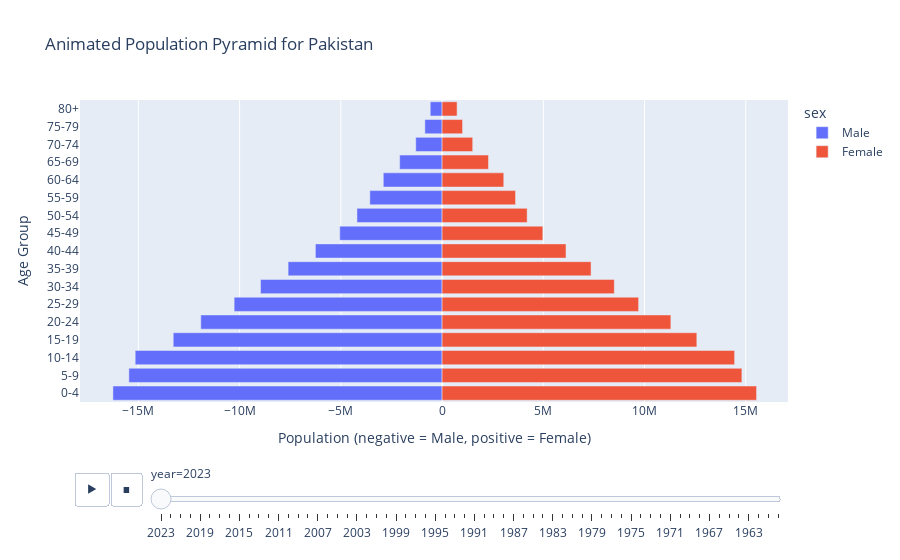

Here is the notebook cell this chart was saved with:
### Code cell
fig = animated_population_pyramid_wide(SA_pyramiddf, country="Pakistan", animate_by='year')
fig.show()

### Figure 1 — Plotly figure (JSON) as saved in the notebook; plotly's stock layout.template omitted (floating-point values rounded to 4 significant figures)
{"data": [{"alignmentgroup": "True", "hovertemplate": "sex=Male<br>year=2023<br>population=%{x}<br>age_group=%{y}<extra></extra>", "legendgroup": "Male", "marker": {"color": "#636efa", "pattern": {"shape": ""}}, "name": "Male", "offsetgroup": "Male", "orientation": "h", "showlegend": true, "textposition": "auto", "type": "bar", "x": [-16257247, -15468716, -15157142, -13278663, -11916715, -10270086, -8964742, -7604308, -6256806, -5053256, -4204182, -3567569, -2903480, -2094500, -1300572, -849637, -583624], "xaxis": "x", "y": ["0-4", "5-9", "10-14", "15-19", "20-24", "25-29", "30-34", "35-39", "40-44", "45-49", "50-54", "55-59", "60-64", "65-69", "70-74", "75-79", "80+"], "yaxis": "y"}, {"alignmentgroup": "True", "hovertemplate": "sex=Female<br>year=2023<br>population=%{x}<br>age_group=%{y}<extra></extra>", "legendgroup": "Female", "marker": {"color": "#EF553B", "pattern": {"shape": ""}}, "name": "Female", "offsetgroup": "Female", "orientation": "h", "showlegend": true, "textposition": "auto", "type": "bar", "x": [15532166, 14807969, 14447627, 12582452, 11299772, 9706986, 8506781, 7357927, 6120022, 4976816, 4202041, 3628493, 3046567, 2293654, 1511994, 1011374, 740603], "xaxis": "x", "y": ["0-4", "5-9", "10-14", "15-19", "20-24", "25-29", "30-34", "35-39", "40-44", "45-49", "50-54", "55-59", "60-64", "65-69", "70-74", "75-79", "80+"], "yaxis": "y"}], "layout": {"barmode": "relative", "legend": {"title": {"text": "sex"}, "tracegroupgap": 0}, "sliders": [{"active": 0, "currentvalue": {"prefix": "year="}, "len": 0.9, "pad": {"b": 10, "t": 60}, "steps": [{"args": [["2023"], {"frame": {"duration": 0, "redraw": true}, "fromcurrent": true, "mode": "immediate", "transition": {"duration": 0, "easing": "linear"}}], "label": "2023", "method": "animate"}, {"args": [["2022"], {"frame": {"duration": 0, "redraw": true}, "fromcurrent": true, "mode": "immediate", "transition": {"duration": 0, "easing": "linear"}}], "label": "2022", "method": "animate"}, {"args": [["2021"], {"frame": {"duration": 0, "redraw": true}, "fromcurrent": true, "mode": "immediate", "transition": {"duration": 0, "easing": "linear"}}], "label": "2021", "method": "animate"}, {"args": [["2020"], {"frame": {"duration": 0, "redraw": true}, "fromcurrent": true, "mode": "immediate", "transition": {"duration": 0, "easing": "linear"}}], "label": "2020", "method": "animate"}, {"args": [["2019"], {"frame": {"duration": 0, "redraw": true}, "fromcurrent": true, "mode": "immediate", "transition": {"duration": 0, "easing": "linear"}}], "label": "2019", "method": "animate"}, {"args": [["2018"], {"frame": {"duration": 0, "redraw": true}, "fromcurrent": true, "mode": "immediate", "transition": {"duration": 0, "easing": "linear"}}], "label": "2018", "method": "animate"}, {"args": [["2017"], {"frame": {"duration": 0, "redraw": true}, "fromcurrent": true, "mode": "immediate", "transition": {"duration": 0, "easing": "linear"}}], "label": "2017", "method": "animate"}, {"args": [["2016"], {"frame": {"duration": 0, "redraw": true}, "fromcurrent": true, "mode": "immediate", "transition": {"duration": 0, "easing": "linear"}}], "label": "2016", "method": "animate"}, {"args": [["2015"], {"frame": {"duration": 0, "redraw": true}, "fromcurrent": true, "mode": "immediate", "transition": {"duration": 0, "easing": "linear"}}], "label": "2015", "method": "animate"}, {"args": [["2014"], {"frame": {"duration": 0, "redraw": true}, "fromcurrent": true, "mode": "immediate", "transition": {"duration": 0, "easing": "linear"}}], "label": "2014", "method": "animate"}, {"args": [["2013"], {"frame": {"duration": 0, "redraw": true}, "fromcurrent": true, "mode": "immediate", "transition": {"duration": 0, "easing": "linear"}}], "label": "2013", "method": "animate"}, {"args": [["2012"], {"frame": {"duration": 0, "redraw": true}, "fromcurrent": true, "mode": "immediate", "transition": {"duration": 0, "easing": "linear"}}], "label": "2012", "method": "animate"}, {"args": [["2011"], {"frame": {"duration": 0, "redraw": true}, "fromcurrent": true, "mode": "immediate", "transition": {"duration": 0, "easing": "linear"}}], "label": "2011", "method": "animate"}, {"args": [["2010"], {"frame": {"duration": 0, "redraw": true}, "fromcurrent": true, "mode": "immediate", "transition": {"duration": 0, "easing": "linear"}}], "label": "2010", "method": "animate"}, {"args": [["2009"], {"frame": {"duration": 0, "redraw": true}, "fromcurrent": true, "mode": "immediate", "transition": {"duration": 0, "easing": "linear"}}], "label": "2009", "method": "animate"}, {"args": [["2008"], {"frame": {"duration": 0, "redraw": true}, "fromcurrent": true, "mode": "immediate", "transition": {"duration": 0, "easing": "linear"}}], "label": "2008", "method": "animate"}, {"args": [["2007"], {"frame": {"duration": 0, "redraw": true}, "fromcurrent": true, "mode": "immediate", "transition": {"duration": 0, "easing": "linear"}}], "label": "2007", "method": "animate"}, {"args": [["2006"], {"frame": {"duration": 0, "redraw": true}, "fromcurrent": true, "mode": "immediate", "transition": {"duration": 0, "easing": "linear"}}], "label": "2006", "method": "animate"}, {"args": [["2005"], {"frame": {"duration": 0, "redraw": true}, "fromcurrent": true, "mode": "immediate", "transition": {"duration": 0, "easing": "linear"}}], "label": "2005", "method": "animate"}, {"args": [["2004"], {"frame": {"duration": 0, "redraw": true}, "fromcurrent": true, "mode": "immediate", "transition": {"duration": 0, "easing": "linear"}}], "label": "2004", "method": "animate"}, {"args": [["2003"], {"frame": {"duration": 0, "redraw": true}, "fromcurrent": true, "mode": "immediate", "transition": {"duration": 0, "easing": "linear"}}], "label": "2003", "method": "animate"}, {"args": [["2002"], {"frame": {"duration": 0, "redraw": true}, "fromcurrent": true, "mode": "immediate", "transition": {"duration": 0, "easing": "linear"}}], "label": "2002", "method": "animate"}, {"args": [["2001"], {"frame": {"duration": 0, "redraw": true}, "fromcurrent": true, "mode": "immediate", "transition": {"duration": 0, "easing": "linear"}}], "label": "2001", "method": "animate"}, {"args": [["2000"], {"frame": {"duration": 0, "redraw": true}, "fromcurrent": true, "mode": "immediate", "transition": {"duration": 0, "easing": "linear"}}], "label": "2000", "method": "animate"}, {"args": [["1999"], {"frame": {"duration": 0, "redraw": true}, "fromcurrent": true, "mode": "immediate", "transition": {"duration": 0, "easing": "linear"}}], "label": "1999", "method": "animate"}, {"args": [["1998"], {"frame": {"duration": 0, "redraw": true}, "fromcurrent": true, "mode": "immediate", "transition": {"duration": 0, "easing": "linear"}}], "label": "1998", "method": "animate"}, {"args": [["1997"], {"frame": {"duration": 0, "redraw": true}, "fromcurrent": true, "mode": "immediate", "transition": {"duration": 0, "easing": "linear"}}], "label": "1997", "method": "animate"}, {"args": [["1996"], {"frame": {"duration": 0, "redraw": true}, "fromcurrent": true, "mode": "immediate", "transition": {"duration": 0, "easing": "linear"}}], "label": "1996", "method": "animate"}, {"args": [["1995"], {"frame": {"duration": 0, "redraw": true}, "fromcurrent": true, "mode": "immediate", "transition": {"duration": 0, "easing": "linear"}}], "label": "1995", "method": "animate"}, {"args": [["1994"], {"frame": {"duration": 0, "redraw": true}, "fromcurrent": true, "mode": "immediate", "transition": {"duration": 0, "easing": "linear"}}], "label": "1994", "method": "animate"}, {"args": [["1993"], {"frame": {"duration": 0, "redraw": true}, "fromcurrent": true, "mode": "immediate", "transition": {"duration": 0, "easing": "linear"}}], "label": "1993", "method": "animate"}, {"args": [["1992"], {"frame": {"duration": 0, "redraw": true}, "fromcurrent": true, "mode": "immediate", "transition": {"duration": 0, "easing": "linear"}}], "label": "1992", "method": "animate"}, {"args": [["1991"], {"frame": {"duration": 0, "redraw": true}, "fromcurrent": true, "mode": "immediate", "transition": {"duration": 0, "easing": "linear"}}], "label": "1991", "method": "animate"}, {"args": [["1990"], {"frame": {"duration": 0, "redraw": true}, "fromcurrent": true, "mode": "immediate", "transition": {"duration": 0, "easing": "linear"}}], "label": "1990", "method": "animate"}, {"args": [["1989"], {"frame": {"duration": 0, "redraw": true}, "fromcurrent": true, "mode": "immediate", "transition": {"duration": 0, "easing": "linear"}}], "label": "1989", "method": "animate"}, {"args": [["1988"], {"frame": {"duration": 0, "redraw": true}, "fromcurrent": true, "mode": "immediate", "transition": {"duration": 0, "easing": "linear"}}], "label": "1988", "method": "animate"}, {"args": [["1987"], {"frame": {"duration": 0, "redraw": true}, "fromcurrent": true, "mode": "immediate", "transition": {"duration": 0, "easing": "linear"}}], "label": "1987", "method": "animate"}, {"args": [["1986"], {"frame": {"duration": 0, "redraw": true}, "fromcurrent": true, "mode": "immediate", "transition": {"duration": 0, "easing": "linear"}}], "label": "1986", "method": "animate"}, {"args": [["1985"], {"frame": {"duration": 0, "redraw": true}, "fromcurrent": true, "mode": "immediate", "transition": {"duration": 0, "easing": "linear"}}], "label": "1985", "method": "animate"}, {"args": [["1984"], {"frame": {"duration": 0, "redraw": true}, "fromcurrent": true, "mode": "immediate", "transition": {"duration": 0, "easing": "linear"}}], "label": "1984", "method": "animate"}, {"args": [["1983"], {"frame": {"duration": 0, "redraw": true}, "fromcurrent": true, "mode": "immediate", "transition": {"duration": 0, "easing": "linear"}}], "label": "1983", "method": "animate"}, {"args": [["1982"], {"frame": {"duration": 0, "redraw": true}, "fromcurrent": true, "mode": "immediate", "transition": {"duration": 0, "easing": "linear"}}], "label": "1982", "method": "animate"}, {"args": [["1981"], {"frame": {"duration": 0, "redraw": true}, "fromcurrent": true, "mode": "immediate", "transition": {"duration": 0, "easing": "linear"}}], "label": "1981", "method": "animate"}, {"args": [["1980"], {"frame": {"duration": 0, "redraw": true}, "fromcurrent": true, "mode": "immediate", "transition": {"duration": 0, "easing": "linear"}}], "label": "1980", "method": "animate"}, {"args": [["1979"], {"frame": {"duration": 0, "redraw": true}, "fromcurrent": true, "mode": "immediate", "transition": {"duration": 0, "easing": "linear"}}], "label": "1979", "method": "animate"}, {"args": [["1978"], {"frame": {"duration": 0, "redraw": true}, "fromcurrent": true, "mode": "immediate", "transition": {"duration": 0, "easing": "linear"}}], "label": "1978", "method": "animate"}, {"args": [["1977"], {"frame": {"duration": 0, "redraw": true}, "fromcurrent": true, "mode": "immediate", "transition": {"duration": 0, "easing": "linear"}}], "label": "1977", "method": "animate"}, {"args": [["1976"], {"frame": {"duration": 0, "redraw": true}, "fromcurrent": true, "mode": "immediate", "transition": {"duration": 0, "easing": "linear"}}], "label": "1976", "method": "animate"}, {"args": [["1975"], {"frame": {"duration": 0, "redraw": true}, "fromcurrent": true, "mode": "immediate", "transition": {"duration": 0, "easing": "linear"}}], "label": "1975", "method": "animate"}, {"args": [["1974"], {"frame": {"duration": 0, "redraw": true}, "fromcurrent": true, "mode": "immediate", "transition": {"duration": 0, "easing": "linear"}}], "label": "1974", "method": "animate"}, {"args": [["1973"], {"frame": {"duration": 0, "redraw": true}, "fromcurrent": true, "mode": "immediate", "transition": {"duration": 0, "easing": "linear"}}], "label": "1973", "method": "animate"}, {"args": [["1972"], {"frame": {"duration": 0, "redraw": true}, "fromcurrent": true, "mode": "immediate", "transition": {"duration": 0, "easing": "linear"}}], "label": "1972", "method": "animate"}, {"args": [["1971"], {"frame": {"duration": 0, "redraw": true}, "fromcurrent": true, "mode": "immediate", "transition": {"duration": 0, "easing": "linear"}}], "label": "1971", "method": "animate"}, {"args": [["1970"], {"frame": {"duration": 0, "redraw": true}, "fromcurrent": true, "mode": "immediate", "transition": {"duration": 0, "easing": "linear"}}], "label": "1970", "method": "animate"}, {"args": [["1969"], {"frame": {"duration": 0, "redraw": true}, "fromcurrent": true, "mode": "immediate", "transition": {"duration": 0, "easing": "linear"}}], "label": "1969", "method": "animate"}, {"args": [["1968"], {"frame": {"duration": 0, "redraw": true}, "fromcurrent": true, "mode": "immediate", "transition": {"duration": 0, "easing": "linear"}}], "label": "1968", "method": "animate"}, {"args": [["1967"], {"frame": {"duration": 0, "redraw": true}, "fromcurrent": true, "mode": "immediate", "transition": {"duration": 0, "easing": "linear"}}], "label": "1967", "method": "animate"}, {"args": [["1966"], {"frame": {"duration": 0, "redraw": true}, "fromcurrent": true, "mode": "immediate", "transition": {"duration": 0, "easing": "linear"}}], "label": "1966", "method": "animate"}, {"args": [["1965"], {"frame": {"duration": 0, "redraw": true}, "fromcurrent": true, "mode": "immediate", "transition": {"duration": 0, "easing": "linear"}}], "label": "1965", "method": "animate"}, {"args": [["1964"], {"frame": {"duration": 0, "redraw": true}, "fromcurrent": true, "mode": "immediate", "transition": {"duration": 0, "easing": "linear"}}], "label": "1964", "method": "animate"}, {"args": [["1963"], {"frame": {"duration": 0, "redraw": true}, "fromcurrent": true, "mode": "immediate", "transition": {"duration": 0, "easing": "linear"}}], "label": "1963", "method": "animate"}, {"args": [["1962"], {"frame": {"duration": 0, "redraw": true}, "fromcurrent": true, "mode": "immediate", "transition": {"duration": 0, "easing": "linear"}}], "label": "1962", "method": "animate"}, {"args": [["1961"], {"frame": {"duration": 0, "redraw": true}, "fromcurrent": true, "mode": "immediate", "transition": {"duration": 0, "easing": "linear"}}], "label": "1961", "method": "animate"}, {"args": [["1960"], {"frame": {"duration": 0, "redraw": true}, "fromcurrent": true, "mode": "immediate", "transition": {"duration": 0, "easing": "linear"}}], "label": "1960", "method": "animate"}], "x": 0.1, "xanchor": "left", "y": 0, "yanchor": "top"}], "title": {"text": "Animated Population Pyramid for Pakistan"}, "updatemenus": [{"buttons": [{"args": [null, {"frame": {"duration": 500, "redraw": true}, "fromcurrent": true, "mode": "immediate", "transition": {"duration": 500, "easing": "linear"}}], "label": "&#9654;", "method": "animate"}, {"args": [[null], {"frame": {"duration": 0, "redraw": true}, "fromcurrent": true, "mode": "immediate", "transition": {"duration": 0, "easing": "linear"}}], "label": "&#9724;", "method": "animate"}], "direction": "left", "pad": {"r": 10, "t": 70}, "showactive": false, "type": "buttons", "x": 0.1, "xanchor": "right", "y": 0, "yanchor": "top"}], "xaxis": {"anchor": "y", "domain": [0, 1], "range": [-17880000.0, 17090000.0], "title": {"text": "Population (negative = Male, positive = Female)"}}, "yaxis": {"anchor": "x", "categoryarray": ["0-4", "5-9", "10-14", "15-19", "20-24", "25-29", "30-34", "35-39", "40-44", "45-49", "50-54", "55-59", "60-64", "65-69", "70-74", "75-79", "80+"], "categoryorder": "array", "domain": [0, 1], "title": {"text": "Age Group"}}}}
